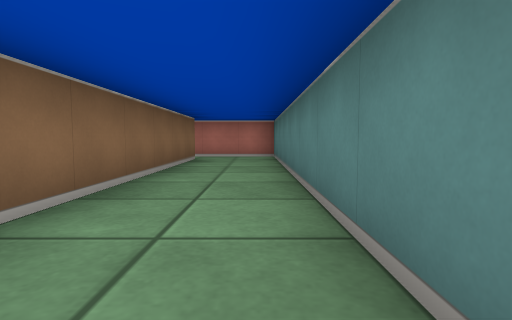
view 1 (above)

12 first-person views from a walk through a cub3D maze. The camera is about half as high as the walls, tilts 4° down and sees 80° across. The floor is counted in squares. Each view is taken from the middle of a square. On the plan, view 1 faces up. The plan holds only what a view shows up to about 9 squares ahead; the rest is blank.

view 2
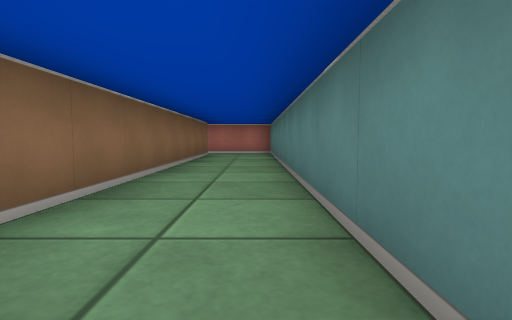

view 3
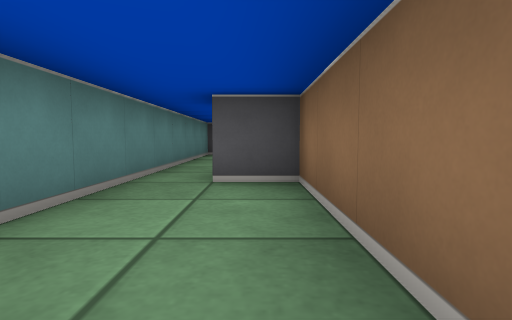

view 4
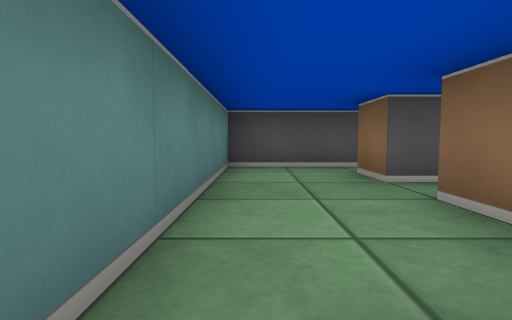

view 5
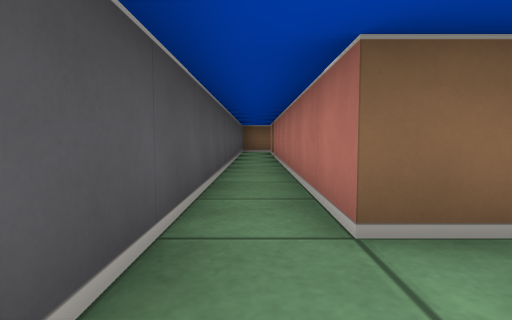

view 6
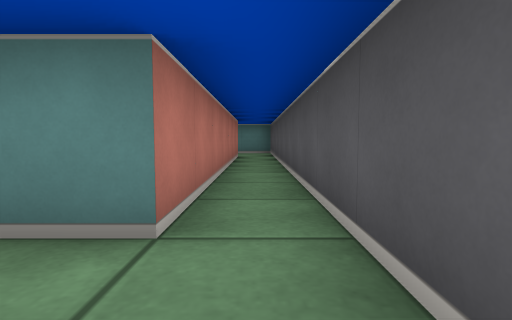

view 7
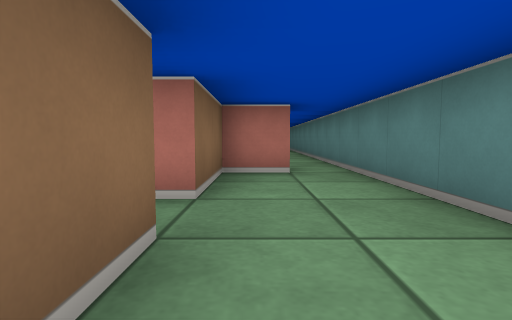

view 8
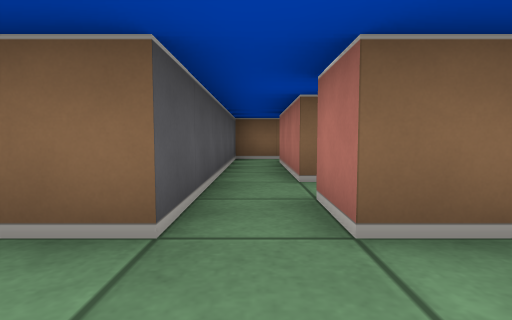

view 9
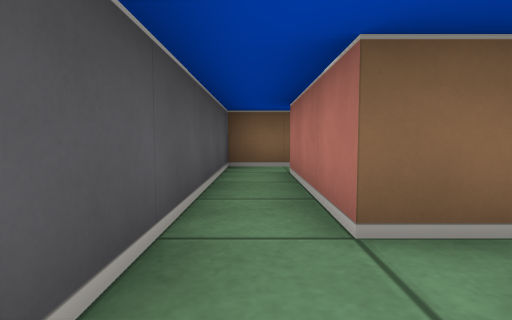

view 10
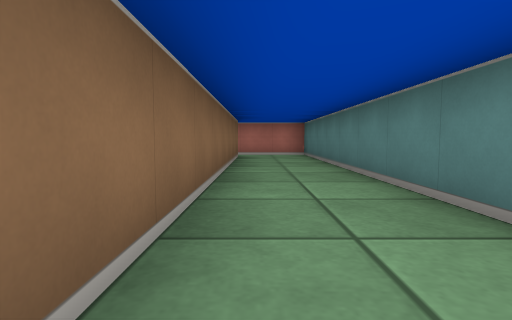

view 11
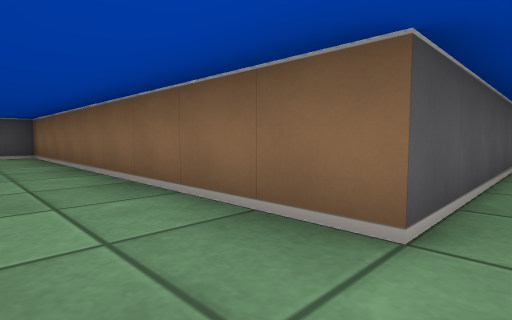

view 12
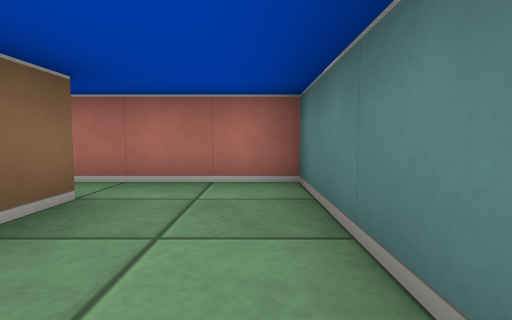

### Floor plan
Key: @ floor where view 1 was taken; # wall or solid block; . floor.
Columns run from 10 left of view 1 to 1 right of it. Each row starts with its distance up from view 1.
  9         ####
  8      ......#
  7     #####..#
  6         #..#
  5         #..#
  4         #..#
  3         #..#
  2         #..#
  1         #..#
  0         #.@#
 -1         #..#
 -2         ##.#
 -3         #..#
 -4   #.###.#..#
 -5   #........#
 -6  .#######..#
 -7 ...........#
 -8  ###########

Where each view was taken, in squares from view 1:
view 1: 0 up, 0 right, facing up
view 2: 2 down, 0 right, facing up
view 3: 2 up, 1 left, facing down
view 4: 2 down, 0 right, facing down
view 5: 7 down, 0 right, facing left
view 6: 7 down, 10 left, facing right
view 7: 7 down, 1 left, facing up
view 8: 5 down, 0 right, facing left
view 9: 5 down, 2 left, facing left
view 10: 1 down, 1 left, facing up
view 11: 8 up, 0 right, facing down-left
view 12: 5 up, 0 right, facing up
